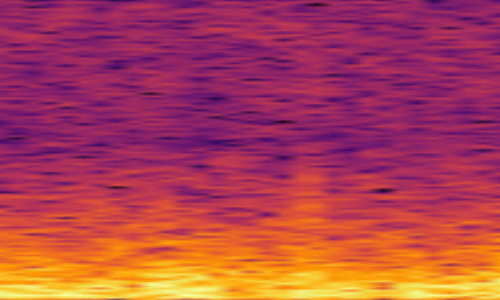
#> input picture data/spectrograms/class_0/F004.png, 500 x 300 px, found by its file name; its folder holds only this picture in this run
$ jupyter execute --allow-errors HOGfeatures.ipynb
#> lines starting #> are read from the running program, lines starting #| are printed output that depends on the picture
[cell 1]
import os
import numpy as np
from skimage.io import imread
from skimage.color import rgb2gray, rgba2rgb
from skimage.transform import resize
from skimage.feature import hog

base_dir = 'spectrograms'

image_size = (64, 64)

hog_features = []
labels = []

for class_folder in os.listdir(base_dir):
    class_path = os.path.join(base_dir, class_folder)
    if not os.path.isdir(class_path):
        continue
    label = int(class_folder.split('_')[-1])
    for img_file in os.listdir(class_path):
        if img_file.lower().endswith(('.png', '.jpg', '.jpeg')):
            img_path = os.path.join(class_path, img_file)
            img = imread(img_path)
#> img is the input picture: shape (300, 500, 4); mean R, G, B, A 173.8, 65, 82.2, 255
            if img.shape[-1] == 4:
                img = rgba2rgb(img)
#> img: shape (300, 500, 3) float64
            gray_img = rgb2gray(img)
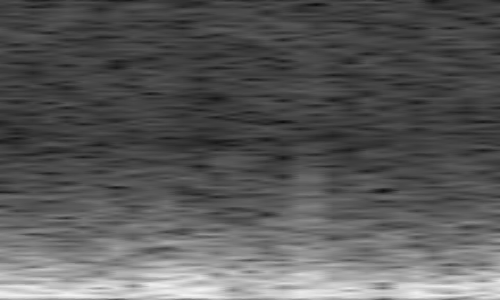
#> gray_img: shape (300, 500) float64; min 0.0478, max 0.956, mean 0.351
            resized_img = resize(gray_img, image_size)
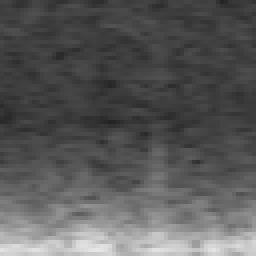
#> resized_img: shape (64, 64) float64 (shown 4 times larger); min 0.139, max 0.904, mean 0.351

            features = hog(resized_img,
                           orientations=9,
                           pixels_per_cell=(4, 4),
                           cells_per_block=(2, 2),
                           block_norm='L2-Hys',
                           visualize=False)
#> features = 8100 values, max 0.362 at index 6664, min 0 at index 3, mean 0.128

            hog_features.append(features)
            labels.append(label)
#> pass 2 of the loop `for class_folder in os.listdir(base_dir):`:
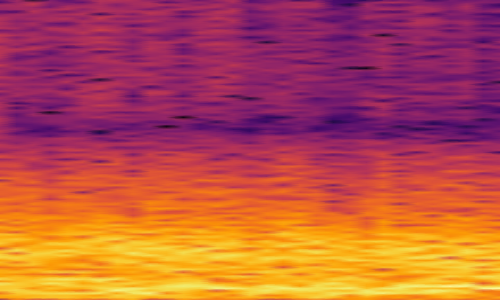
#> input picture data/spectrograms/class_1/S001.png, 500 x 300 px, found by its file name
#> img is the input picture: shape (300, 500, 4); mean R, G, B, A 184, 81.6, 72.9, 255
#> img: shape (300, 500, 3) float64
#> `gray_img = rgb2gray(img)`:
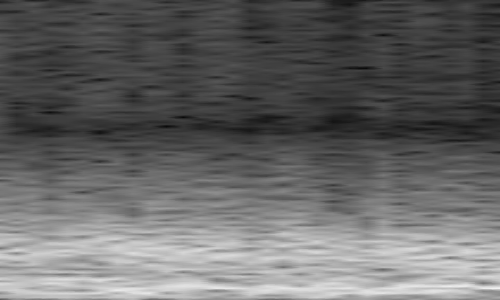
#> gray_img: shape (300, 500) float64; min 0.038, max 0.946, mean 0.403
#> `resized_img = resize(gray_img, image_size)`:
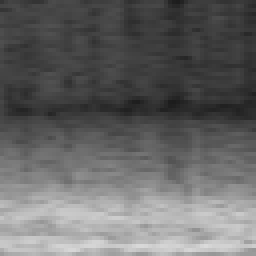
#> resized_img: shape (64, 64) float64 (shown 4 times larger); min 0.112, max 0.855, mean 0.403
#> features = 8100 values, max 0.387 at index 6519, min 0 at index 1, mean 0.124

X = np.array(hog_features)
y = np.array(labels)

print("Shape of feature matrix X:", X.shape)
#| Shape of feature matrix X: (2, 8100)
print("Shape of label array y:", y.shape)

[cell 2]
import pandas as pd
data = np.hstack((X, y.reshape(-1, 1)))
num_features = X.shape[1]
#> num_features = 8100
columns = [f'f{i}' for i in range(num_features)] + ['label']
df = pd.DataFrame(data, columns=columns)
#> df = table of 2 rows and 8101 columns
df.to_csv('hog_features.csv', index=False)
print("CSV file 'hog_features.csv' has been created successfully.")

[cell 3]
df
#> Out = table of 2 rows and 8101 columns

[cell 4]
X = df.drop('label',axis=1)
#> X = table of 2 rows and 8100 columns
y = df['label']

[cell 5]
X
#> Out = table of 2 rows and 8100 columns

[cell 6]
##We have a very large no.of features so lets perform dimensionality reduction using PCA
from sklearn.decomposition import PCA
from sklearn.preprocessing import StandardScaler
import matplotlib.pyplot as plt
scaler = StandardScaler()
X_scaled = scaler.fit_transform(X)
pca = PCA()
X_pca = pca.fit_transform(X_scaled)
#> X_pca = [[86.5, -5.07e-12], [-86.5, -5.07e-12]]
plt.plot(range(1, len(pca.explained_variance_ratio_)+1),
         pca.explained_variance_ratio_.cumsum(), marker='o')
plt.title("Cumulative Explained Variance by PCA Components")
plt.xlabel("Number of Components")
plt.ylabel("Explained Variance")
plt.grid(True)
plt.show()
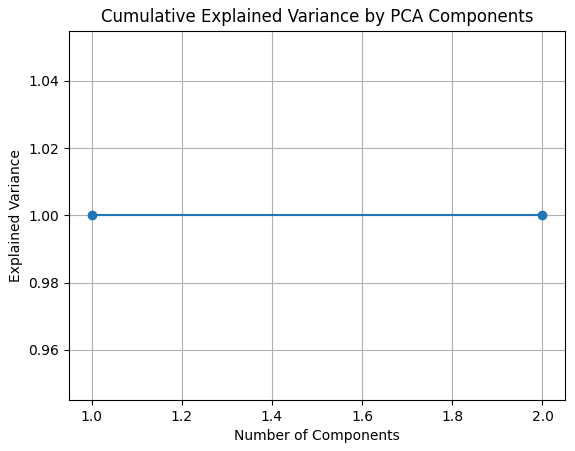
#> figure drawn by matplotlib, 1 panel

[cell 7]
pca = PCA(n_components=0.95)
X_reduced = pca.fit_transform(X_scaled)
#> X_reduced = [86.5, -86.5]

[cell 8]
X_reduced
#> Out = [86.5, -86.5]

[cell 9]
num_components = X_reduced.shape[1]
#> num_components = 1
pca_columns = [f'PC{i+1}' for i in range(num_components)]
#> pca_columns = ['PC1']
X_reduced_df = pd.DataFrame(X_reduced, columns=pca_columns)
#> X_reduced_df = table of 2 rows and 1 columns

[cell 10]
X_reduced_df
#> Out = table of 2 rows and 1 columns

[cell 11]
##Now let's select some features by ranking them using RandomForest Ranking
from sklearn.ensemble import RandomForestClassifier
model = RandomForestClassifier()
model.fit(X_reduced_df, y)
importances = model.feature_importances_
feat_importances = pd.Series(importances, index=X_reduced_df.columns)

[cell 12]
feat_importances.sort_values(ascending=False)

[cell 13]
top_10_features = feat_importances.nlargest(10).index.tolist()
#> top_10_features = ['PC1']
X_top10 = X_reduced_df[top_10_features]
#> X_top10 = table of 2 rows and 1 columns

[cell 14]
X_top10
#> Out = table of 2 rows and 1 columns

[cell 15]
X_top10['target'] = y.reset_index(drop=True).astype(int)
X_top10
#> Out = table of 2 rows and 2 columns

[cell 16]
import seaborn as sns
import matplotlib.pyplot as plt
sns.countplot(x='target', data=X_top10)
plt.title('Class Distribution')
plt.xlabel('Class Label')
plt.ylabel('Count')
plt.show()
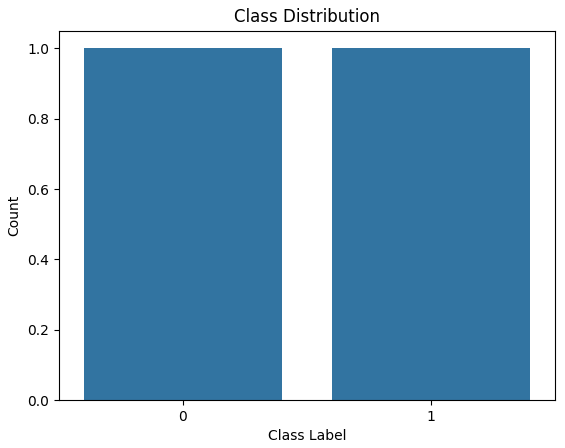
#> figure drawn by matplotlib, 1 panel

[cell 17]
#As we can see the classes are imbalanced we have to use either Oversampling or Undersampling for this
from collections import Counter
print("Original Class Distribution:", Counter(X_top10['target']))
#| Original Class Distribution: Counter({0: 1, 1: 1})

[cell 18]
X_features = X_top10.drop('target', axis=1)
#> X_features = table of 2 rows and 1 columns
y_labels = X_top10['target']
